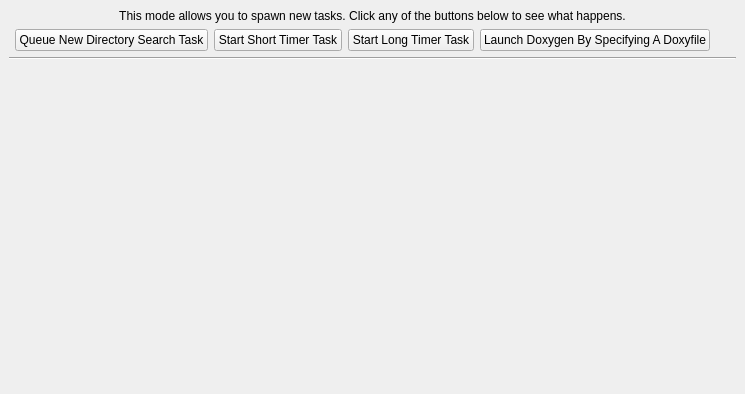
<?xml version="1.0" encoding="UTF-8"?>
<ui version="4.0">
 <class>ExampleMode</class>
 <widget class="QMainWindow" name="ExampleMode">
  <property name="geometry">
   <rect>
    <x>0</x>
    <y>0</y>
    <width>745</width>
    <height>394</height>
   </rect>
  </property>
  <property name="sizePolicy">
   <sizepolicy hsizetype="Expanding" vsizetype="Expanding">
    <horstretch>0</horstretch>
    <verstretch>0</verstretch>
   </sizepolicy>
  </property>
  <property name="windowTitle">
   <string>Environments Widget</string>
  </property>
  <widget class="QWidget" name="centralwidget">
   <layout class="QGridLayout" name="gridLayout">
    <item row="0" column="0" colspan="6">
     <widget class="QLabel" name="label">
      <property name="sizePolicy">
       <sizepolicy hsizetype="Preferred" vsizetype="Minimum">
        <horstretch>0</horstretch>
        <verstretch>0</verstretch>
       </sizepolicy>
      </property>
      <property name="text">
       <string>This mode allows you to spawn new tasks. Click any of the buttons below to see what happens.</string>
      </property>
      <property name="alignment">
       <set>Qt::AlignCenter</set>
      </property>
      <property name="wordWrap">
       <bool>true</bool>
      </property>
     </widget>
    </item>
    <item row="1" column="0">
     <spacer name="horizontalSpacer">
      <property name="orientation">
       <enum>Qt::Horizontal</enum>
      </property>
      <property name="sizeHint" stdset="0">
       <size>
        <width>258</width>
        <height>20</height>
       </size>
      </property>
     </spacer>
    </item>
    <item row="1" column="1">
     <widget class="QPushButton" name="btnNewTask">
      <property name="text">
       <string>Queue New Directory Search Task</string>
      </property>
     </widget>
    </item>
    <item row="1" column="5">
     <spacer name="horizontalSpacer_2">
      <property name="orientation">
       <enum>Qt::Horizontal</enum>
      </property>
      <property name="sizeHint" stdset="0">
       <size>
        <width>288</width>
        <height>20</height>
       </size>
      </property>
     </spacer>
    </item>
    <item row="2" column="0" colspan="6">
     <widget class="Line" name="line">
      <property name="orientation">
       <enum>Qt::Horizontal</enum>
      </property>
     </widget>
    </item>
    <item row="3" column="0" colspan="6">
     <widget class="QWidget" name="widgetResultsHolder" native="true">
      <property name="sizePolicy">
       <sizepolicy hsizetype="Preferred" vsizetype="Expanding">
        <horstretch>0</horstretch>
        <verstretch>0</verstretch>
       </sizepolicy>
      </property>
     </widget>
    </item>
    <item row="1" column="2">
     <widget class="QPushButton" name="btnShortTask">
      <property name="text">
       <string>Start Short Timer Task</string>
      </property>
     </widget>
    </item>
    <item row="1" column="3">
     <widget class="QPushButton" name="btnLongTask">
      <property name="text">
       <string>Start Long Timer Task</string>
      </property>
     </widget>
    </item>
    <item row="1" column="4">
     <widget class="QPushButton" name="btnDoxygen">
      <property name="text">
       <string>Launch Doxygen By Specifying A Doxyfile</string>
      </property>
     </widget>
    </item>
   </layout>
  </widget>
 </widget>
 <resources/>
 <connections/>
</ui>
